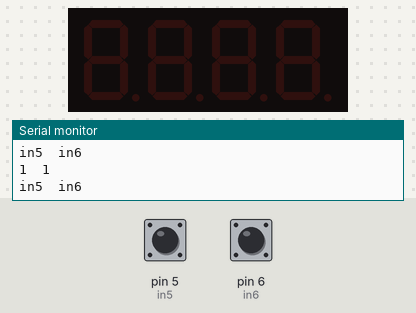
Bench run of a sketch on a simulated Arduino Uno, built with avr-gcc and run on an emulated ATmega328P. Parts: 4-digit seven-segment display, the last lines printed to the serial monitor. The inputs (shaded band) are chosen by the test bench; at power-on: pin 6 (in6) HIGH, pin 5 (in5) HIGH.

Above: at 1.2 s.
1.3 s: pin 6 (in6) pulled LOW for 0.15 s
At 2.1 s:
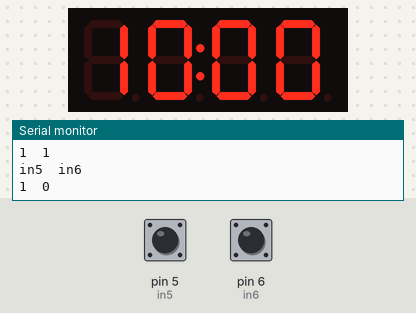
4.4 s: pin 5 (in5) pulled LOW for 0.15 s
At 4.9 s:
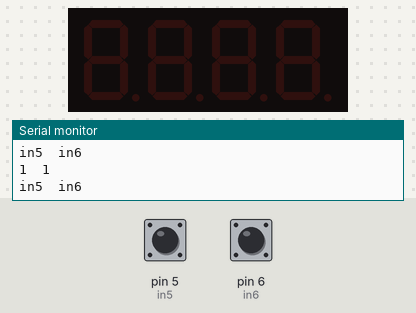
6.0 s: pin 6 (in6) pulled LOW for 1 s
At 7.5 s:
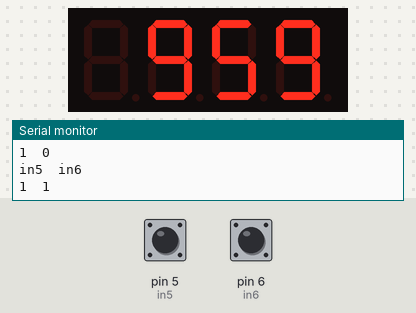
Timing chart, 0 to 9.0 s (numbered marks = the images above; inputs shaded):
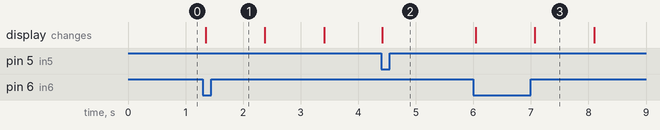

Measured:
- after the input at 1.3 s, the display: changes after 0.05 s (image 1)
- after the input at 6.0 s, the display: first changes at once (image 3 shows a later state)

The sketch:

timer.ino
```cpp
#include "TM1637.h" // подключение библиотеки
#define CLK 7
#define DIO 8
int timer_val = 10; // Обратный отсчет в минутах
int timer_seconds = 00; // Отображение секунд
// Переменные для хранения индивидуальных номеров
int firstnum = 0;
int secondnum = 0;
int thirdnum = 0;
int fournum = 0;
unsigned long time0 = 0;
TM1637 tm1637(CLK, DIO); // Настройка индикатора
//====================================================
int flag = 0;
int in5 = 5;
int in6 = 6;

void setup() {
  Serial.begin(9600);
  tm1637.set(BRIGHT_TYPICAL); // Уровень яркости
  // BRIGHT_DARKEST = 0,BRIGHTEST = 7 BRIGHT_TYPICAL = 2&#894;
  tm1637.point(POINT_ON); // Активация точки посредине
  pinMode(in6, INPUT_PULLUP);
  pinMode(in5, INPUT_PULLUP);
}

void loop() {
    Serial.println("in5  in6");
    Serial.print(digitalRead(in5));
    Serial.print("  ");
    Serial.println(digitalRead(in6));

  if(digitalRead(in6)==LOW ){
    flag=2; //Запуск таймера
  }
  if(digitalRead(in5)==LOW ){
    flag=3; //Выкл дисплей + сброс
  }

  if(flag==1){
    tm1637.display(0, 0);    //нули на дисплей
    tm1637.display(1, 0);
    tm1637.display(2, 0);
    tm1637.display(3, 0);
  }
  if(flag==2){

    if (timer_val > 9) {
      firstnum = timer_val / 10 % 10;
      secondnum = timer_val % 10;
    }
    else {
      secondnum = timer_val;
    }
    if (timer_seconds > 9) {
      thirdnum = timer_seconds / 10 % 10;
      fournum = timer_seconds % 10;
    }
    else {
      thirdnum = 0;
      fournum = timer_seconds;
    }
    // Отображаем обратный отсчет
    tm1637.clearDisplay(); // Очистка дисплея
    if (timer_val > 9) {
      tm1637.display(0, firstnum);
    }
    if (timer_val > 0) {
      tm1637.display(1, secondnum);
    }
    if (timer_seconds > 9 || timer_val > 0) {
      tm1637.display(2, thirdnum);
    }
    tm1637.display(3, fournum);
    // Decrease seconds
    timer_seconds = timer_seconds - 1;

    delay(1000); // Delay of 1 second
    // Decrease timer
    if (timer_seconds == -1) {
      timer_val = timer_val - 1;
      timer_seconds = 59;
    }
  }
  if(flag==3){
    timer_val = 10;
    timer_seconds = 00;
    tm1637.init(); // Сброс дисплея
    tm1637.point(POINT_OFF);
  }

}
```
